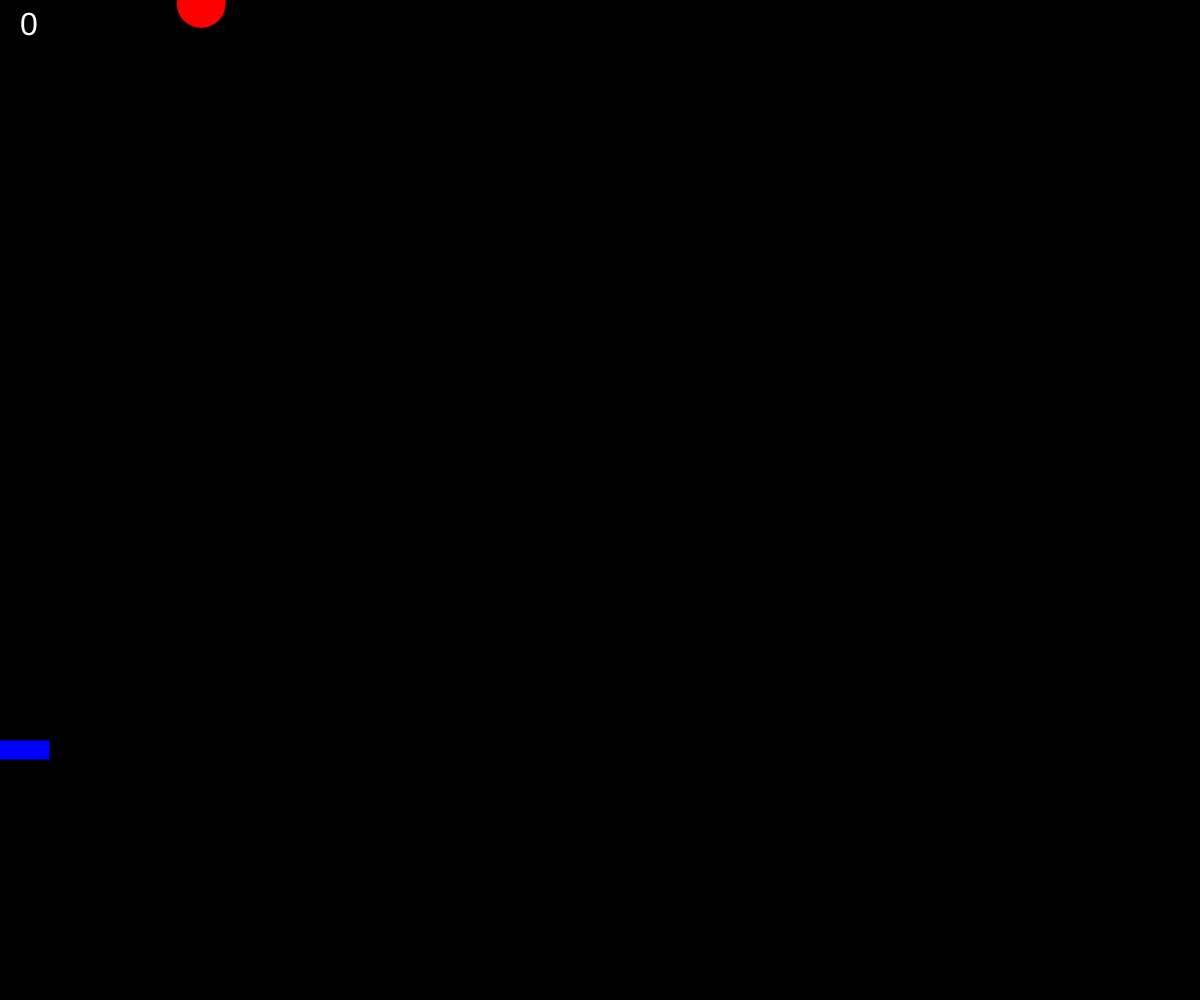
Frame 1 (no input)
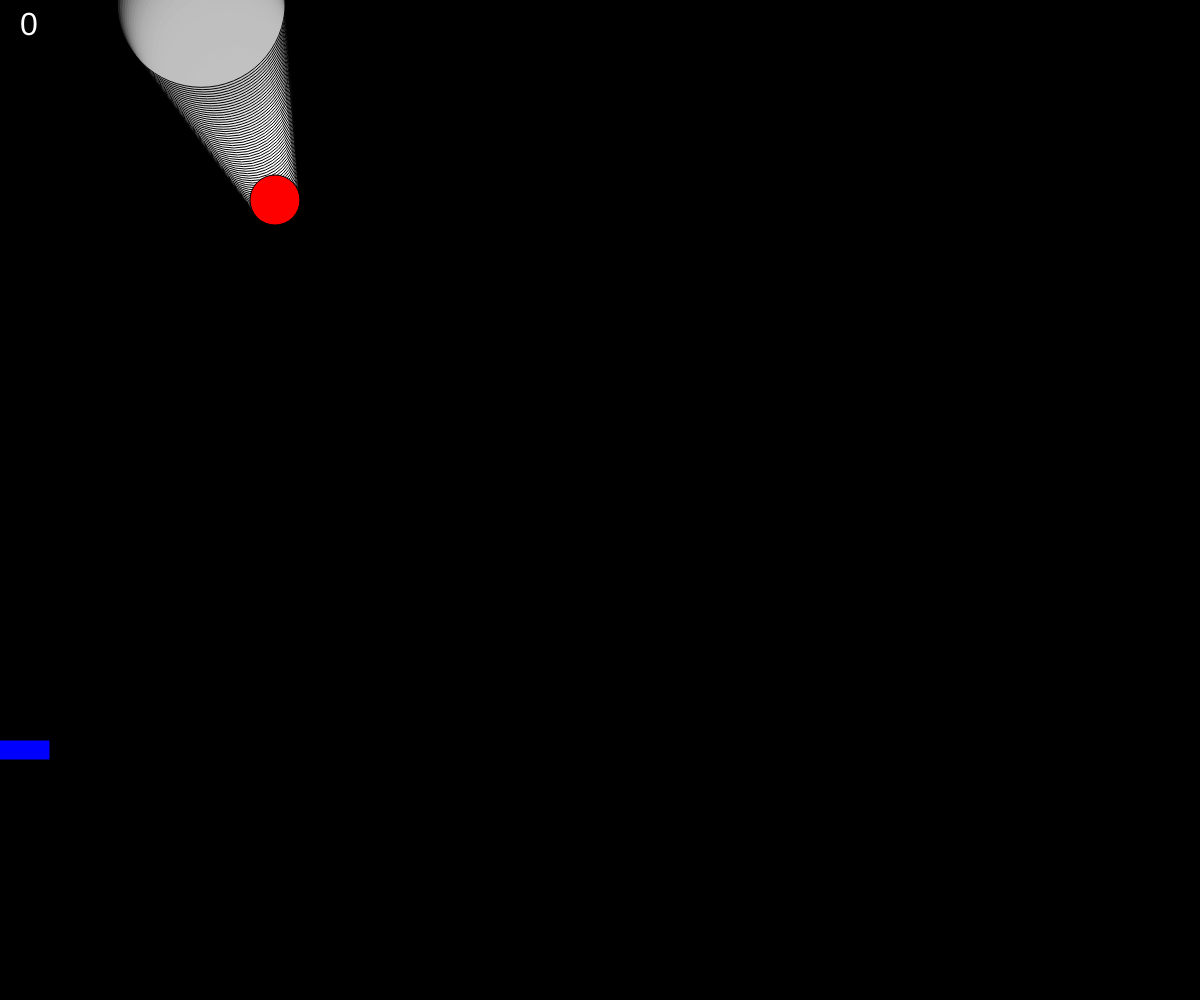
Frame 60 (no input)
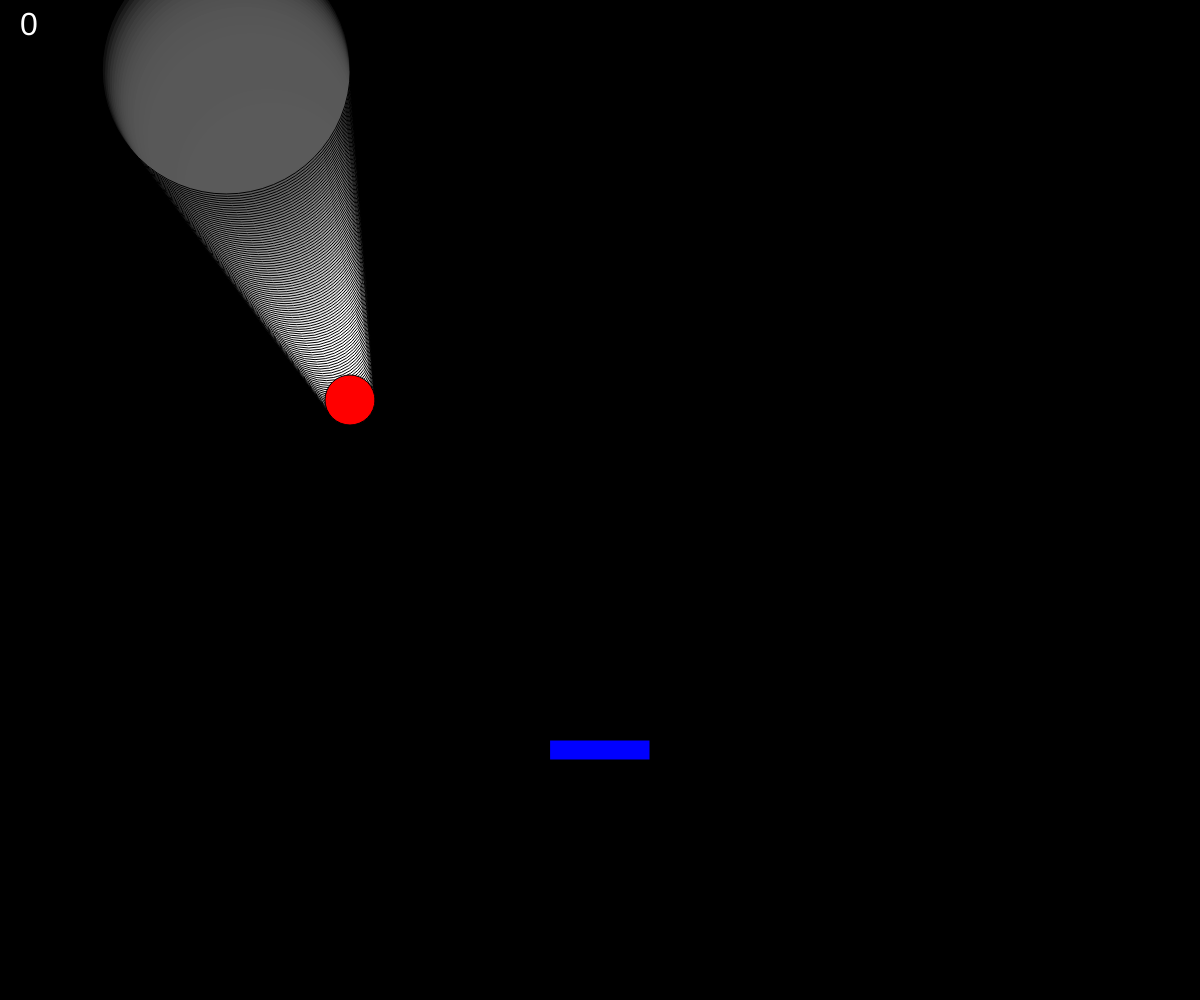
Frame 120 (the mouse pressed at the canvas centre since frame 60)

The p5.js sketch that drew these frames (run headless with seeded random() and noise() and a simulated clock; from frame 60 on, the mouse is pressed at the canvas centre):

// p5.js sketch
// ── sketch.js
let ball1;
let vel1;
let score = 0;
let batsize = 100;
let ballsize = 50; // ball size variable need to add to show function and hit function
let trail = [];

function setup() {
  createCanvas(windowWidth, windowHeight);
  // print(windowHeight/200);
  ball1 = createVector(200, 0); // vector holds an x and a y
  if (height < width) {
    vel1 = createVector(height / 800, height / 300); // vector holds a velocity
  } else {
    vel1 = createVector(width / 500, width / 100); // vector holds a velocity

  }
  rectMode(CENTER);
   colorMode(RGB,100);

}


function add_vel(ball, velocity) { // this function adds the velocity to a ball
  ball.add(velocity);
  let trailball = ball.copy();
  trail.unshift(trailball);

}

function show(ball) { // this function shows the ball on canvas
  
  for (let i = 0; i < trail.length; i++) {
    //print(i);
    fill(130-i,20);
     
    ellipse(trail[i].x, trail[i].y, ballsize+i*2, ballsize+i*2);
    if (trail.length > 100) {
      trail.pop(i);
    }

  }
  fill(255,0,0);
  ellipse(ball.x, ball.y, ballsize, ballsize);
}

function edges(ball, velocity) { // this function checks edges
  if (ball.x > width) {
    velocity.x *= -1;
  }
  if (ball.x < 0) {
    velocity.x *= -1;
  }
  if (ball.y > height) {
    velocity.y *= -1;
    score = 0;
    batsize = 100; // resets the batsize to 100
    ballsize = 50;
  }
  if (ball.y < 0) {
    velocity.y *= -1;
  }


}

function hit(ball, velocity) {
  //print(floor(ball.y+ballsize/2,height - height / 4);
  if (ball.y + ballsize / 2 > (height - height / 4) - 10 && ball.y + ballsize / 2 < (height - height / 4) + 5 && ball.x - ballsize / 2 < mouseX + batsize / 2 && ball.x + ballsize / 2 > mouseX - batsize / 2) { // need to check bat size /2
    velocity.y *= -1;
    score++;
    // print(floor(ball.y+ballsize/2),floor(height - height / 4 ));

    if (batsize > 20) { // 20 is the smallest bat size 
      batsize -= 5; // if more than 20 then take away 5
    }
    if (ballsize > 5) { // 5 is the smallest ball size 
      ballsize -= 5; // if more than 2 then take away 5
    }
  }

}

function draw() {
  background(0);
  fill(255);
  textSize(32);
  text(score, 20, 35);
  fill(255, 0, 0);
  add_vel(ball1, vel1); // calls function  but needs to pass variables
  edges(ball1, vel1); // calls function
  show(ball1); // calls function
  fill(0, 0, 255); // changes the color of the bat
  rect(mouseX, height - height / 4, batsize, 20); // batsize is the lenght
  hit(ball1, vel1); // calls function to check for hit


}
